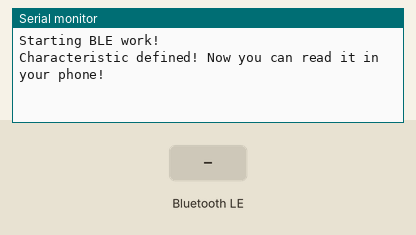
This program was run on a simulated ESP32. Parts: the last lines printed to the serial monitor. The test bench sets the inputs (shaded band). Nothing arrives over Bluetooth unless stated; a phone connects over Bluetooth LE 3 s after start.

Above: at 1.2 s.
1.3 s: Bluetooth LE write "1" received
At 2.5 s:
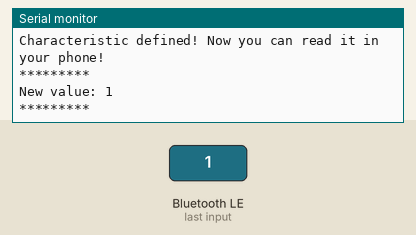
2.8 s: Bluetooth LE write "0" received
At 3.8 s:
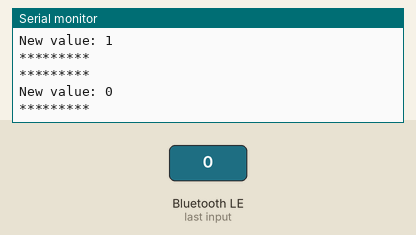
4.3 s: Bluetooth LE write "2" received
At 5.0 s:
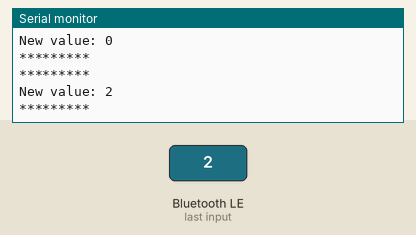

Measured:
- after the input at 1.3 s, the serial monitor: prints a new line at once (image 1)
- after the input at 2.8 s, the serial monitor: prints a new line at once (image 2)
- after the input at 4.3 s, the serial monitor: prints a new line at once (image 3)

The program:

main.cpp
```cpp
#include <Arduino.h>
#include <BLEDevice.h>
#include <BLEUtils.h>
#include <BLEServer.h>
#include <BLE2902.h>

#define SERVICE_UUID "4fafc201-1fb5-459e-8fcc-c5c9c331914b"
#define RX_CHARACTERISTIC_UUID "12ee6f51-021d-438f-8094-bf5c5b36eab9"
#define TX_CHARACTERISTIC_UUID "beb5483e-36e1-4688-b7f5-ea07361b26a8"

// See the following for generating UUIDs:
// https://www.uuidgenerator.net/

const char *test[] = {"test1", "test2", "test3", "test4", "test5"};
int stringIndex = 0;

// MyCallbacks er en form for tilbagekald, der tilknyttes BLE-karakteristik for at informere om begivenheder.
class MyCallbacks: public BLECharacteristicCallbacks {
    void onWrite(BLECharacteristic *pCharacteristic_RX) { // Callback funktion som gør at der kan læses en værdi som sendes af BLE-client.
      std::string value = pCharacteristic_RX->getValue();

      if (value.length() > 0) {
        Serial.println("*********");
        Serial.print("New value: ");
        for (int i = 0; i < value.length(); i++)
          Serial.print(value[i]);

        Serial.println();
        Serial.println("*********");
      }
    }
};

// læs/recive (RX) og send/transmit (TX)--> RX og TX UUID er omvendt på BLE-client (slave-enhed)
BLECharacteristic *pCharacteristic_TX;
BLECharacteristic *pCharacteristic_RX;

void setup() {
  Serial.begin(115200);
  Serial.println("Starting BLE work!");

  BLEDevice::init("ESP32_Master");
  BLEServer *pServer = BLEDevice::createServer();
  BLEService *pService = pServer->createService(SERVICE_UUID);
  pCharacteristic_TX = pService->createCharacteristic(
                                         TX_CHARACTERISTIC_UUID,
                                         BLECharacteristic::PROPERTY_READ |
                                         BLECharacteristic::PROPERTY_NOTIFY
                                       );
  pCharacteristic_RX = pService->createCharacteristic(
                                         RX_CHARACTERISTIC_UUID,
                                         BLECharacteristic::PROPERTY_WRITE |
                                         BLECharacteristic::PROPERTY_NOTIFY |
                                         BLECharacteristic::PROPERTY_INDICATE
                                       );

  pCharacteristic_RX->setCallbacks(new MyCallbacks());

  // Create a BLE Descriptor
  pCharacteristic_RX->addDescriptor(new BLE2902());
  pCharacteristic_TX->addDescriptor(new BLE2902());
  pService->start();
  // BLEAdvertising *pAdvertising = pServer->getAdvertising();  // this still is working for backward compatibility
  BLEAdvertising *pAdvertising = BLEDevice::getAdvertising();
  pAdvertising->addServiceUUID(SERVICE_UUID);
  pAdvertising->setScanResponse(true);
  pAdvertising->setMinPreferred(0x06);  // functions that help with iPhone connections issue
  pAdvertising->setMinPreferred(0x12);
  BLEDevice::startAdvertising();
  Serial.println("Characteristic defined! Now you can read it in your phone!");

}

void loop() {
  // put your main code to transmit data to client:
  delay(5000);
  pCharacteristic_TX->setValue(String(stringIndex).c_str());
  pCharacteristic_TX->notify();
  stringIndex++;

  // put your main code to recieve data from client:


}
```
